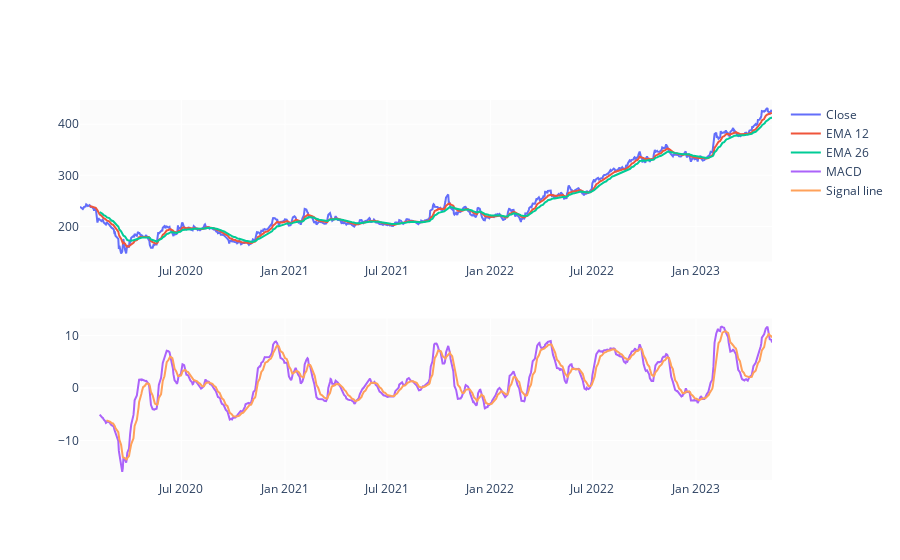

Notebook code cell kept with this figure:
### Code cell
EMA_12 = pd.Series(df['Close'].ewm(span=12, min_periods=12).mean())
EMA_26 = pd.Series(df['Close'].ewm(span=26, min_periods=26).mean())
df['MACD'] = pd.Series(EMA_12 - EMA_26)
df['MACD_signal'] = pd.Series(df.MACD.ewm(span=9, min_periods=9).mean())

fig = make_subplots(rows=2, cols=1)
fig.add_trace(go.Scatter(x=df.Date, y=df.Close, name='Close'), row=1, col=1)
fig.add_trace(go.Scatter(x=df.Date, y=EMA_12, name='EMA 12'), row=1, col=1)
fig.add_trace(go.Scatter(x=df.Date, y=EMA_26, name='EMA 26'), row=1, col=1)
fig.add_trace(go.Scatter(x=df.Date, y=df['MACD'], name='MACD'), row=2, col=1)
fig.add_trace(go.Scatter(x=df.Date, y=df['MACD_signal'], name='Signal line'), row=2, col=1)
fig.show()

### Figure 1 — Plotly figure (JSON) as saved in the notebook; plotly's stock layout.template omitted (floating-point values rounded to 4 significant figures; data arrays with more than 128 entries replaced by an {"elided": "..."} marker saying what was removed)
{"data": [{"name": "Close", "type": "scatter", "x": {"elided": "835 str values"}, "xaxis": "x", "y": {"elided": "835 float values"}, "yaxis": "y"}, {"name": "EMA 12", "type": "scatter", "x": {"elided": "835 str values"}, "xaxis": "x", "y": {"elided": "835 float values"}, "yaxis": "y"}, {"name": "EMA 26", "type": "scatter", "x": {"elided": "835 str values"}, "xaxis": "x", "y": {"elided": "835 float values"}, "yaxis": "y"}, {"name": "MACD", "type": "scatter", "x": {"elided": "835 str values"}, "xaxis": "x2", "y": {"elided": "835 float values"}, "yaxis": "y2"}, {"name": "Signal line", "type": "scatter", "x": {"elided": "835 str values"}, "xaxis": "x2", "y": {"elided": "835 float values"}, "yaxis": "y2"}], "layout": {"xaxis": {"anchor": "y", "domain": [0, 1]}, "xaxis2": {"anchor": "y2", "domain": [0, 1]}, "yaxis": {"anchor": "x", "domain": [0.575, 1]}, "yaxis2": {"anchor": "x2", "domain": [0, 0.425]}}}
